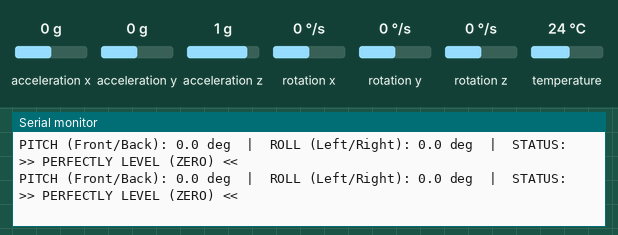
Simulated run of this sketch. Board: Arduino Uno, built with avr-gcc and run on an emulated ATmega328P. Parts: the last lines printed to the serial monitor. The inputs (shaded band) are chosen by the test bench; at power-on: acceleration x 0 g, acceleration y 0 g, acceleration z 1 g, rotation x 0 °/s, rotation y 0 °/s, rotation z 0 °/s, temperature 24 °C.

Above: at 1.2 s.
1.3 s: acceleration x set to -1.4 g
At 1.38 s:
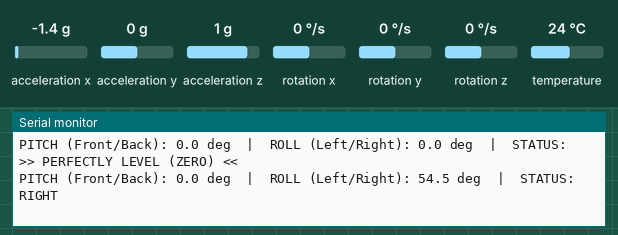
3.2 s: acceleration y set to -1.4 g
At 3.25 s:
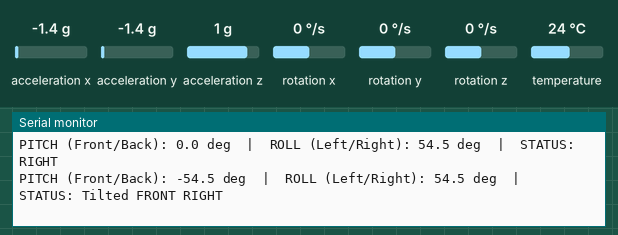
5.1 s: acceleration x set to 0 g
At 5.14 s:
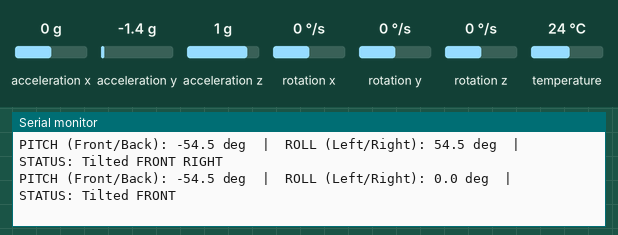
7.0 s: acceleration z set to -1.4 g
At 7.02 s:
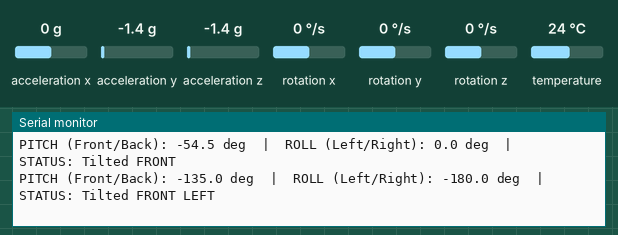
8.9 s: acceleration y set to 0 g
At 9.02 s:
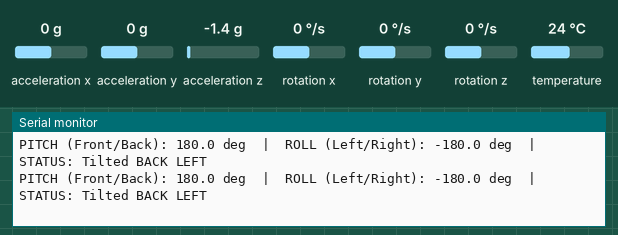
10.8 s: acceleration x set to -0.8 g
At 10.91 s:
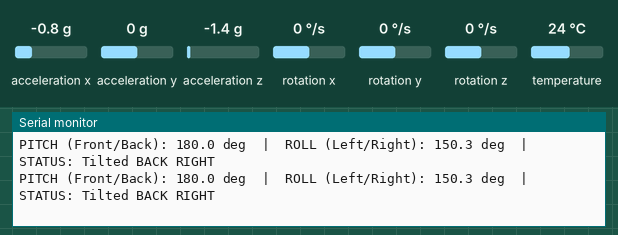

The sketch:

MPU6050_code.ino
```cpp
/*
 * ======================================================================================
 * PROJECT WIRING CONFIGURATION
 * Board: Arduino Uno
 * Protocol: I2C (Inter-Integrated Circuit)
 * ======================================================================================
 * * MASTER I2C BUS CONNECTIONS (Arduino Uno):
 * -----------------------------------------
 * SDA (Data)  : Pin A4  -> Connected to SDA on both sensors
 * SCL (Clock) : Pin A5  -> Connected to SCL on both sensors
 * GND         : GND     -> Common Ground Rail
 * * SENSOR 1: GY-521 (MPU-6050 Accelerometer/Gyro)
 * ----------------------------------------------
 * VCC         : 5V (The GY-521 usually has a regulator)
 * GND         : GND
 * SDA         : Connected to Arduino A4
 * SCL         : Connected to Arduino A5
 * I2C Address : 0x68 (Default)
 * * SENSOR 2: BME280 (Temperature/Pressure/Altitude)
 * ------------------------------------------------
 * VCC/VIN     : 3.3V (CRITICAL: Connect to 3.3V pin to protect sensor)
 * GND         : GND
 * SDA         : Connected to Arduino A4
 * SCL         : Connected to Arduino A5
 * I2C Address : 0x76 (Common) or 0x77
 * * NOTE:
 * Since both sensors share A4 and A5, use a breadboard rail to
 * create a junction for the SDA wires and another for the SCL wires.
 * ======================================================================================
 */
#include <Adafruit_MPU6050.h>
#include <Adafruit_Sensor.h>
#include <Wire.h>

Adafruit_MPU6050 mpu;

void setup() {
  Serial.begin(115200); // Note: Set Serial Monitor to 115200 baud!

  // Try to initialize!
  if (!mpu.begin()) {
    Serial.println("Failed to find MPU6050 chip");
    while (1) {
      delay(10);
    }
  }

  Serial.println("MPU6050 Found!");

  // Setup basic performance settings
  mpu.setAccelerometerRange(MPU6050_RANGE_8_G);
  mpu.setGyroRange(MPU6050_RANGE_500_DEG);
  mpu.setFilterBandwidth(MPU6050_BAND_21_HZ);
}

void loop() {
  /* Get new sensor events with the readings */
  sensors_event_t a, g, temp;
  mpu.getEvent(&a, &g, &temp);

  /* Calculate Pitch & Roll from Accelerometer Data
     (Standard Aerospace formulas)
  */
  float pitch = atan2(a.acceleration.y, a.acceleration.z) * 180.0 / PI;
  float roll  = atan2(-a.acceleration.x, a.acceleration.z) * 180.0 / PI;

  /* ----- VISUALIZATION -----
     We print a "Bubble Level" style graphic
  */

  Serial.print("PITCH (Front/Back): ");
  Serial.print(pitch, 1); // Print angle with 1 decimal
  Serial.print(" deg  |  ");

  Serial.print("ROLL (Left/Right): ");
  Serial.print(roll, 1);
  Serial.print(" deg  |  ");

  Serial.print("STATUS: ");

  // LOGIC TO DETERMINE DIRECTION
  // We use a "threshold" of 3 degrees. Inside 3 degrees = LEVEL.
  int threshold = 3;

  bool isLevel = true; // Assume level first

  // CHECK FRONT / BACK
  if (pitch < -threshold) {
    Serial.print("Tilted FRONT ");
    isLevel = false;
  } else if (pitch > threshold) {
    Serial.print("Tilted BACK ");
    isLevel = false;
  }

  // CHECK LEFT / RIGHT
  if (roll > threshold) {
    Serial.print("RIGHT");
    isLevel = false;
  } else if (roll < -threshold) {
    Serial.print("LEFT");
    isLevel = false;
  }

  // IF FLAT
  if (isLevel) {
    Serial.print(">> PERFECTLY LEVEL (ZERO) <<");
  }

  Serial.println(""); // New line

  delay(100); // Speed of update
}
```

Measured:
- after the input at 1.3 s, the serial monitor: prints a new line after 0.08 s (image 1)
- after the input at 3.2 s, the serial monitor: prints a new line at once (image 2)
- after the input at 5.1 s, the serial monitor: prints a new line at once (image 3)
- after the input at 7.0 s, the serial monitor: prints a new line at once (image 4)
- after the input at 8.9 s, the serial monitor: prints a new line at once (image 5)
- after the input at 10.8 s, the serial monitor: prints a new line at once (image 6)
